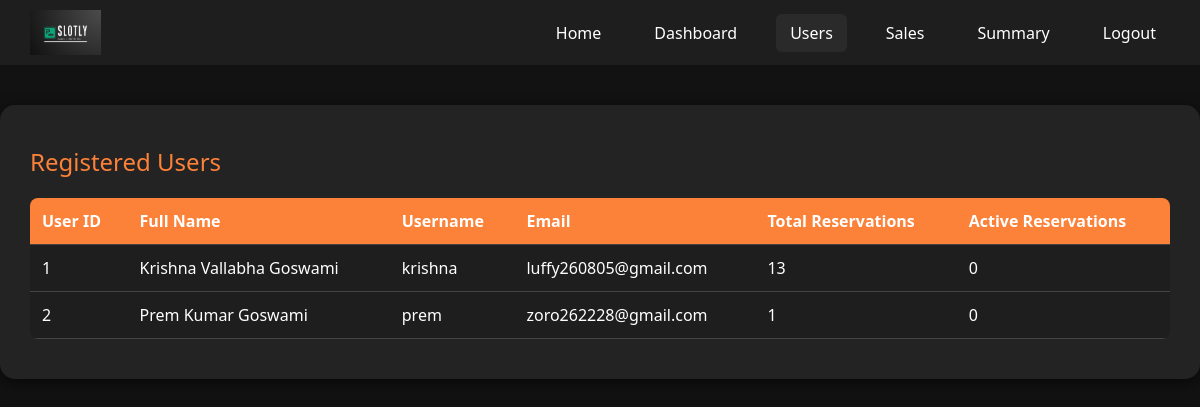
Screenshot of /admin/users with the database file from the repository.
### app/models.py (models this page shows)
class User(db.Model, UserMixin):
    id = db.Column(db.Integer, primary_key=True)
    full_name = db.Column(db.String(100), nullable=False)
    middle_name = db.Column(db.String(100))
    last_name = db.Column(db.String(100))
    dob = db.Column(db.Date)
    username = db.Column(db.String(100), unique=True, nullable=False)
    email = db.Column(db.String(120), unique=True, nullable=False)
    password = db.Column(db.String(255), nullable=False)
    reservations = db.relationship("Reservation", backref="user", lazy=True)

### app/routes/admin_routes.py (the view)
@admin_bp.route('/admin/users')
def admin_users():
    users = User.query.all()
    return render_template('admin_users.html', users=users)

### app/templates/admin_users.html (shortened to what this page needs)
<!DOCTYPE html>
<html lang="en">
<head>
    <link rel="stylesheet" href="{{ url_for('static', filename='style.css') }}">
</head>
<body>
    <nav>
        <img src="{{ url_for('static', filename='slotly_logo.png') }}" alt="Slotly Logo">
        <div class="nav-links">
            <a href="{{ url_for('main_bp.home') }}">Home</a>
            <a href="{{ url_for('admin_bp.admin_dashboard') }}">Dashboard</a>
            <a href="{{ url_for('admin_bp.admin_users') }}" class="active">Users</a>
            <a href="{{ url_for('admin_bp.admin_sales') }}">Sales</a>
            <a href="{{ url_for('admin_bp.admin_summary') }}">Summary</a>
            <a href="{{ url_for('admin_bp.logout') }}">Logout</a>
        </div>
    </nav>
    <div class="dashboard-container">
        <div class="section-title">Registered Users</div>
        <table>
            <thead>
                <tr>
                    <th>User ID</th>
                    <th>Full Name</th>
                    <th>Username</th>
                    <th>Email</th>
                    <th>Total Reservations</th>
                    <th>Active Reservations</th>
                </tr>
            </thead>
            <tbody>
                {% for user in users %}
                <tr>
                    <td>{{ user.id }}</td>
                    <td>{{ user.full_name }}</td>
                    <td>{{ user.username }}</td>
                    <td>{{ user.email }}</td>
                    <td>{{ user.reservations|length }}</td>
                    <td>{{ user.reservations|selectattr('leaving_time', 'none')|list|length }}</td>
                </tr>
                {% endfor %}
            </tbody>
        </table>
    </div>
</body>
</html>

### app/templates/admin_users.html (style rules this page uses)
body { background-color: #121212; font-family: 'Segoe UI', sans-serif; color: #ffffff; margin: 0; padding: 0; }
nav { background-color: #1e1e1e; display: flex; align-items: center; justify-content: space-between; padding: 10px 30px; }
nav img { height: 45px; }
.nav-links { display: flex; align-items: center; gap: 25px; }
.nav-links a { color: white; text-decoration: none; font-weight: 500; font-size: 1rem; padding: 8px 14px; border-radius: 6px; transition: 0.3s; }
.nav-links a:hover, .nav-links a.active { background-color: #2a2a2a; }
.dashboard-container { max-width: 1200px; margin: 40px auto; background-color: #232323; padding: 40px 30px; border-radius: 15px; box-shadow: 0 4px 15px rgba(0,0,0,0.6); }
.section-title { color: #fc8139; font-size: 1.5rem; margin-bottom: 20px; }
table { width: 100%; border-collapse: collapse; background: #1e1e1e; border-radius: 8px; overflow: hidden; }
th, td { padding: 12px; text-align: left; border-bottom: 1px solid #444; }
th { background: #fc8139; color: #fff; font-weight: 600; }

### rows the page displays
User: id "1", full_name "Krishna Vallabha Goswami", username "krishna", email "luffy260805@gmail.com", reservations|length "13", reservations|selectattr "0"
User: id "2", full_name "Prem Kumar Goswami", username "prem", email "zoro262228@gmail.com", reservations|length "1", reservations|selectattr "0"
